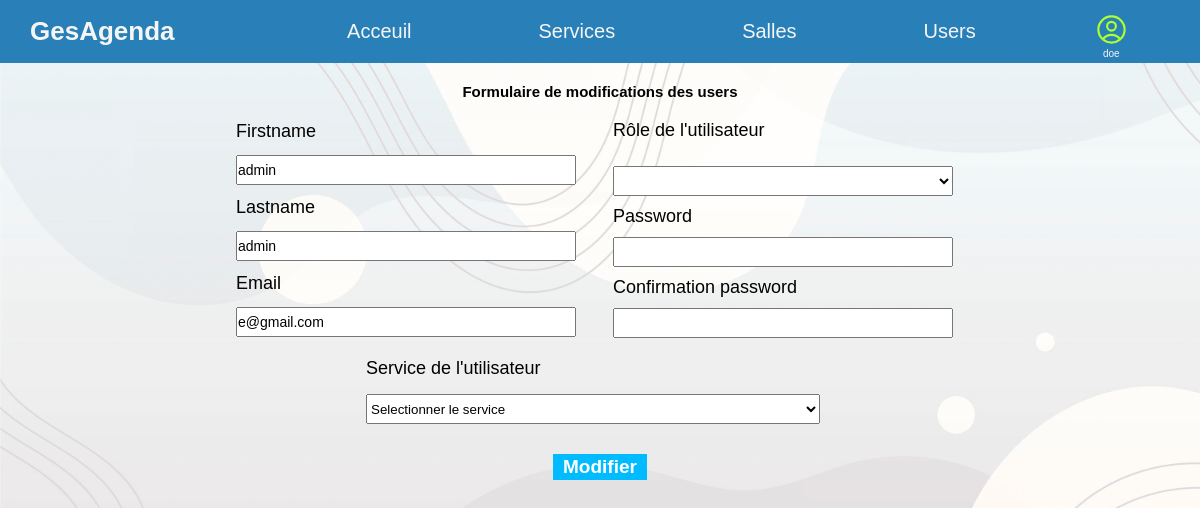
Screenshot of /Retrieve/1/modify (signed in) with the database file from the repository.
### tables this page shows
CREATE TABLE `users` (
  `user_id` int(11) NOT NULL,
  `user_firstname` varchar(255) NOT NULL,
  `user_lastname` varchar(255) NOT NULL,
  `user_email` varchar(255) NOT NULL,
  `user_password` varchar(255) NOT NULL,
  `user_role` tinyint(4) NOT NULL,
  `service_id` int(11) NOT NULL
);

### App/Controllers/Retrieve.php (called while the page is built, shortened)
<?php
require_once("../App/Controllers/RegisterController.php");
class Retrieve {
    public function modify() {
        require("../App/Views/admin/modify_users.php");
    }
}

### public/index.php (called while the page is built, shortened)
<?php
require('../Core/Router.php');
$router = new Router();
$router->add("", ["controller"=>"Retrieve", "action"=>"home"]);
$router->add("{controller}/{action}");
$router->add("admin/{controller}/{action}");
$router->add("{controller}/{id:\d+}/{action}");
$router->match($url);
$router->dispatch($url);
?>

### App/Models/register.php (called while the page is built, shortened)
<?php
    class Register extends Connexion {
    public function showUsers() {
        $db = $this->connect();
        $sql = "SELECT * FROM `bootcamp_projet`.users, `bootcamp_projet`.services  WHERE `users`.service_id = `services`.service_id";
        $stmt = $db->prepare($sql);
        $stmt->execute();
        $result = $stmt->fetchAll();
        return $result;
    }
    public function selectUser($user_id){
        $db = $this->connect();
        $sql = "SELECT *  FROM `bootcamp_projet`.users WHERE user_id = ? ";
        $stmt = $db->prepare($sql);
        $stmt->execute([$user_id]);
        $result = $stmt->fetchAll();
        return $result;
    }
}

### App/Controllers/RegisterController.php (called while the page is built, shortened)
<?php
require("../App/Models/register.php");
class RegisterController {
    public function selectUser() {
        $url = $_SERVER["QUERY_STRING"];
        preg_match("/(?<id>\d+)/", $url, $matches);
        $id = $matches["id"];
        $this->model = new Register();
        $stmt = $this->model->selectUser($id);
        return $stmt;
    }
}
?>

### App/Views/admin/modify_users.php (the view, shortened to what this page needs)
<?php
require_once "../App/Views/inc/header.php";
require_once("../App/Controllers/RegisterController.php");
    $stmt = new RegisterController();
    $array = $stmt->selectUser();
?>
<body>
    <h2>Formulaire de modifications des users</h2>
    <div class="content">
        <form action="/RegisterController/updateUsers" method="POST">
            <div class="addUsers">
                <div class="left">
                    <label for="firstname">Firstname</label>
                    <input type="text" name="firstname" id="firstname" value="<?= $array[0]["user_firstname"] ?>">
                    <label for="lastname">Lastname</label>
                    <input type="text" name="lastname" id="lastname" value="<?= $array[0]["user_lastname"] ?>">
                    <label for="email">Email</label>
                    <input type="email" name="email" id="email" value="<?= $array[0]["user_email"] ?>">
                </div>
                <div class="right">
                    <label for="user_role">Rôle de l'utilisateur</label>
                    <select name="user_role" id="role">
                        <option  selected disabled></option>
                        <option value="0">Administrateur Service</option>
                    </select>
                    <label for="password">Password</label>
                    <input type="password" name="password">
                    <label for="pwd">Confirmation password</label>
                    <input type="password" name="confirm_pwd">
                </div>
                <div>
                    <label for="service">Service de l'utilisateur</label>
                    <select name="service">
                        <option value="" selected disabled>Selectionner le service</option>
                    </select>
                </div>
            </div>
            <button type="submit" name="update">Modifier</button>
        </form>
    </div>
</body>

### public/css/style.css (style rules this page uses)
html { font-size: 62.5%; }
:root { --firstFontFamily: 'Montserrat', sans-serif; --secondFontFamily: Verdana, Geneva, Tahoma, sans-serif; --firstTitle: 2.5rem; --secondTitle: 1.8rem; --label: 2rem; --firstColor: #ffffff; --secondColor: #6dd5fa; --tertioColor: #2980b9; --hoverColor: #00bbff; --activeColor: #0171bb; }
*, *::after, *::before { box-sizing: border-box; padding: 0; margin: 0; }
body { height: 100vh; font-family: var(--firstFontFamily); background-image: url(/images/bg-light.png); background-position: center; background-repeat: no-repeat; background-size: cover; }
input { font-family: var(--secondFontFamily); font-size: 14px; }
form { text-align: center; }
h2 { margin-block: 2rem; text-align: center; }
form>button { font-size: 1.9rem; font-weight: bold; color: var(--firstColor); background: var(--hoverColor); padding: 2px 10px ; border:none; cursor: pointer; transition: all 0.8s; }
div .content form { margin: 0 auto; max-width: 65%; }
form .addUsers { display: flex; flex-wrap: wrap; justify-content: space-evenly; }
.addUsers .left, .addUsers .right { display: flex; flex-direction: column; justify-content: space-around; gap: 1rem; flex-basis: 45%; }
.addUsers input, .addUsers select { height: 3rem; width: 97%; }
.addUsers select { margin-top: 1.5rem; }
.addUsers div:last-child { margin: 2rem auto; width: 60%; text-align: left; }
.addUsers label, .addUsers>label { font-size: var(--secondTitle); text-align: left; }
.content button { margin-top: 1rem; }

### rows the page displays
users: firstname "admin", lastname "admin", email "e@gmail.com"

### other values shown
$_SESSION['lastname'] "doe"
